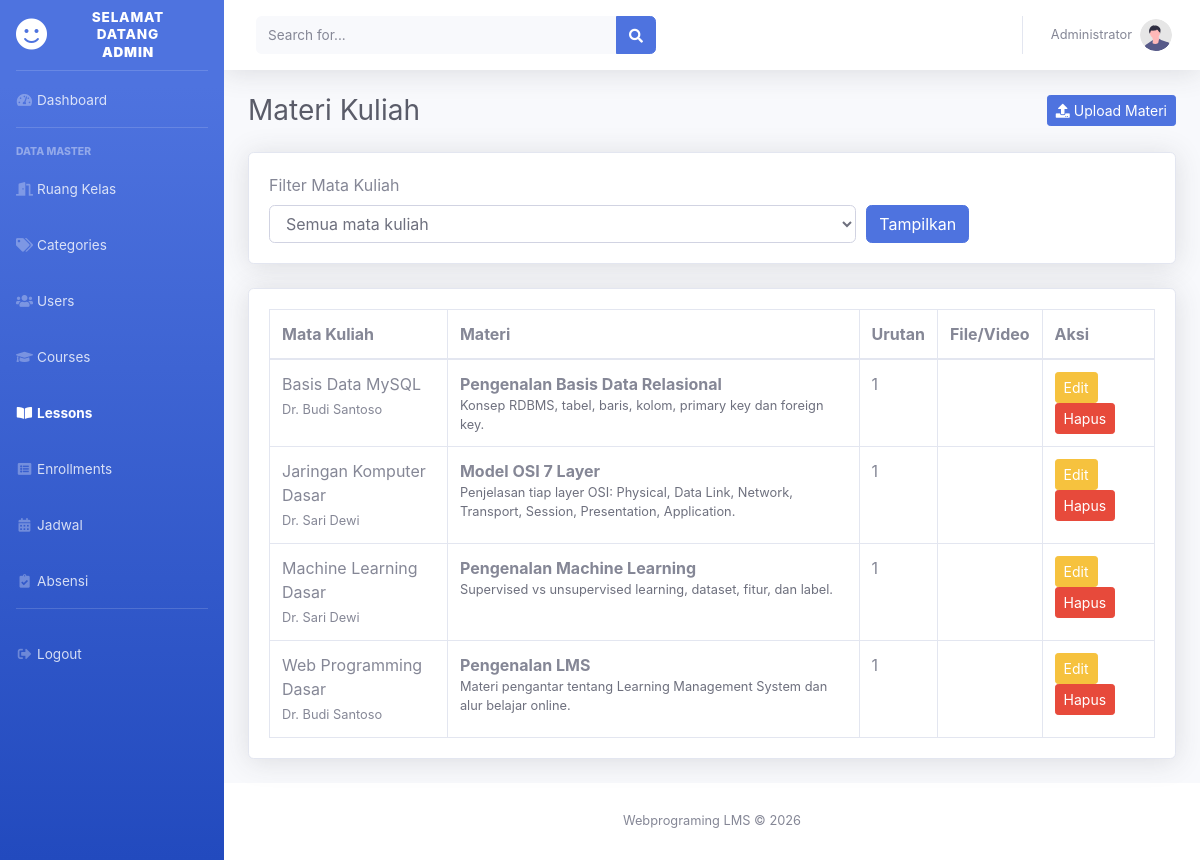
Screenshot of /layout.php?page=materi (signed in) with the database file from the repository.
### tables this page shows
CREATE TABLE `lessons` (
  `id` int NOT NULL AUTO_INCREMENT,
  `course_id` int NOT NULL,
  `judul_materi` varchar(255) NOT NULL,
  `konten_teks` longtext,
  `video_url` varchar(255) DEFAULT NULL,
  `file_path` varchar(255) DEFAULT NULL,
  `urutan` int DEFAULT '0',
  `created_at` timestamp NULL DEFAULT CURRENT_TIMESTAMP,
  PRIMARY KEY (`id`),
  KEY `course_id` (`course_id`),
  CONSTRAINT `lessons_ibfk_1` FOREIGN KEY (`course_id`) REFERENCES `courses` (`id`) ON DELETE CASCADE
);

CREATE TABLE `courses` (
  `id` int NOT NULL AUTO_INCREMENT,
  `teacher_id` int NOT NULL,
  `category_id` int DEFAULT NULL,
  `judul` varchar(255) NOT NULL,
  `deskripsi` text,
  `gambar_cover` varchar(255) DEFAULT NULL,
  `harga` decimal(10,2) DEFAULT '0.00',
  `status` enum('draft','published') DEFAULT 'draft',
  `created_at` timestamp NULL DEFAULT CURRENT_TIMESTAMP,
  PRIMARY KEY (`id`),
  KEY `teacher_id` (`teacher_id`),
  KEY `category_id` (`category_id`),
  CONSTRAINT `courses_ibfk_1` FOREIGN KEY (`teacher_id`) REFERENCES `users` (`id`) ON DELETE CASCADE,
  CONSTRAINT `courses_ibfk_2` FOREIGN KEY (`category_id`) REFERENCES `categories` (`id`) ON DELETE SET NULL
);

CREATE TABLE `users` (
  `id` int NOT NULL AUTO_INCREMENT,
  `nama_lengkap` varchar(100) NOT NULL,
  `email` varchar(100) NOT NULL,
  `password` varchar(255) NOT NULL,
  `role` enum('admin','dosen','mahasiswa') DEFAULT 'mahasiswa',
  `foto_profil` varchar(255) DEFAULT 'default.jpg',
  `created_at` timestamp NULL DEFAULT CURRENT_TIMESTAMP,
  PRIMARY KEY (`id`),
  UNIQUE KEY `email` (`email`)
);

### koneksi/koneksi.php (called while the page is built, shortened)
<?php
$db_driver = getenv('APP_DB') ?: 'mysql';
$db_type = $db_driver === 'sqlite' ? 'sqlite' : 'mysql';
class DbResult {
    public array $rows;
    private int $index = 0;
    public function __construct(array $rows = []) {
        $this->rows = $rows;
    }
    public function fetch_assoc(): ?array {
        if ($this->index >= count($this->rows)) {
            return null;
        }
        return $this->rows[$this->index++];
    }
}
class DbStatement {
    public function __construct(PDOStatement $stmt) {
        $this->stmt = $stmt;
    }
}
function db_prepare(PDO $db, string $sql): DbStatement {
    return new DbStatement($db->prepare(db_translate_sql($sql)));
}
function db_stmt_execute(DbStatement $stmt): bool {
    return $stmt->stmt->execute($stmt->params);
}
function db_stmt_get_result(DbStatement $stmt): DbResult {
    return new DbResult($stmt->stmt->fetchAll(PDO::FETCH_ASSOC));
}
function db_fetch_assoc(DbResult|false $result): ?array {
    return $result ? $result->fetch_assoc() : null;
}
function db_translate_sql(string $sql): string {
    global $db_type;
    if ($db_type !== 'sqlite') {
        return $sql;
    }
    $sql = str_replace('CURRENT_TIMESTAMP()', 'CURRENT_TIMESTAMP', $sql);
    return $sql;
}

### module/materi.php (the view, shortened to what this page needs)
<?php
$role = $_SESSION['role'] ?? 'mahasiswa';
if ($role === 'admin') {
    $sql = "SELECT l.*, c.judul AS course_title, u.nama_lengkap AS dosen FROM lessons l JOIN courses c ON c.id = l.course_id JOIN users u ON u.id = c.teacher_id";
} elseif ($role === 'dosen') {
    $sql = "SELECT l.*, c.judul AS course_title, u.nama_lengkap AS dosen FROM lessons l JOIN courses c ON c.id = l.course_id JOIN users u ON u.id = c.teacher_id WHERE c.teacher_id = ?";
    $params = [(int) $_SESSION['user_id']];
    $types = "i";
} else {
    $sql = "SELECT l.*, c.judul AS course_title, u.nama_lengkap AS dosen FROM lessons l JOIN courses c ON c.id = l.course_id JOIN users u ON u.id = c.teacher_id JOIN enrollments e ON e.course_id = c.id WHERE e.user_id = ?";
    $params = [(int) $_SESSION['user_id']];
    $types = "i";
}
$sql .= " ORDER BY c.judul, l.urutan, l.created_at DESC";
$stmt = db_prepare($koneksi, $sql);
db_stmt_execute($stmt);
$materials = db_stmt_get_result($stmt);
?>
<div class="d-sm-flex align-items-center justify-content-between mb-4">
    <h1 class="h3 mb-0 text-gray-800">Materi Kuliah</h1>
    <?php if (in_array($role, ['admin', 'dosen'], true)): ?>
        <a href="layout.php?page=tambah_materi" class="btn btn-primary btn-sm"><i class="fas fa-upload"></i> Upload Materi</a>
    <?php endif; ?>
</div>
<form class="card shadow mb-4" method="get">
    <div class="card-body">
        <div class="form-row align-items-end">
            <div class="col-md-8">
                <label>Filter Mata Kuliah</label>
                <select name="course_id" class="form-control">
                    <option value="0">Semua mata kuliah</option>
                </select>
            </div>
            <div class="col-md-4 mt-3 mt-md-0">
                <button class="btn btn-primary" type="submit">Tampilkan</button>
            </div>
        </div>
    </div>
</form>
<div class="card shadow mb-4">
    <div class="card-body">
        <div class="table-responsive">
            <table class="table table-bordered mb-0">
                <thead>
                    <tr>
                        <th>Mata Kuliah</th>
                        <th>Materi</th>
                        <th>Urutan</th>
                        <th>File/Video</th>
                        <th>Aksi</th>
                    </tr>
                </thead>
                <tbody>
                    <?php while ($material = db_fetch_assoc($materials)): ?>
                    <tr>
                        <td><?php echo e($material['course_title']); ?><br><small><?php echo e($material['dosen']); ?></small></td>
                        <td>
                            <strong><?php echo e($material['judul_materi']); ?></strong>
                            <div class="small text-gray-700"><?php echo nl2br(e($material['konten_teks'])); ?></div>
                        </td>
                        <td><?php echo e($material['urutan']); ?></td>
                        <td>
                        </td>
                        <td>
                            <?php if (in_array($role, ['admin', 'dosen'], true)): ?>
                                <a href="layout.php?page=ubah_materi&id=<?php echo e($material['id']); ?>" class="btn btn-warning btn-sm">Edit</a>
                                <a href="module/hapus_materi.php?id=<?php echo e($material['id']); ?>" class="btn btn-danger btn-sm" onclick="return confirm('Hapus materi ini?')">Hapus</a>
                            <?php else: ?>
                                <span class="badge badge-success">Bisa diakses</span>
                            <?php endif; ?>
                        </td>
                    </tr>
                    <?php endwhile; ?>
                </tbody>
            </table>
        </div>
    </div>
</div>

### rows the page displays
lessons: course.judul "Basis Data MySQL", users.nama_lengkap "Dr. Budi Santoso", judul_materi "Pengenalan Basis Data Relasional", konten_teks "Konsep RDBMS, tabel, baris, kolom, primary key dan foreign key.", urutan "1"
lessons: course.judul "Jaringan Komputer Dasar", users.nama_lengkap "Dr. Sari Dewi", judul_materi "Model OSI 7 Layer", konten_teks "Penjelasan tiap layer OSI: Physical, Data Link, Network, Transport, Session, Presentation, Application.", urutan "1"
lessons: course.judul "Machine Learning Dasar", users.nama_lengkap "Dr. Sari Dewi", judul_materi "Pengenalan Machine Learning", konten_teks "Supervised vs unsupervised learning, dataset, fitur, dan label.", urutan "1"
lessons: course.judul "Web Programming Dasar", users.nama_lengkap "Dr. Budi Santoso", judul_materi "Pengenalan LMS", konten_teks "Materi pengantar tentang Learning Management System dan alur belajar online.", urutan "1"

### other values shown
$roleLabel[$role] "ADMIN"
$_SESSION['username'] "Administrator"
